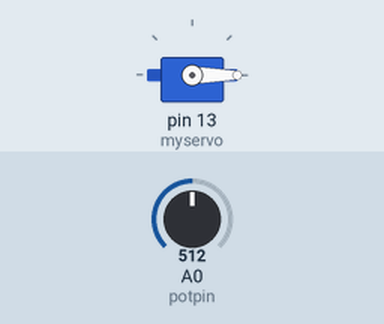
Simulated run of this sketch. Board: Arduino Uno, built with avr-gcc and run on an emulated ATmega328P. Shown: servo. The inputs (shaded band) are chosen by the test bench; at power-on: A0 (potpin) = 512.

Above: at 0.1 s.
At 9.3 s:
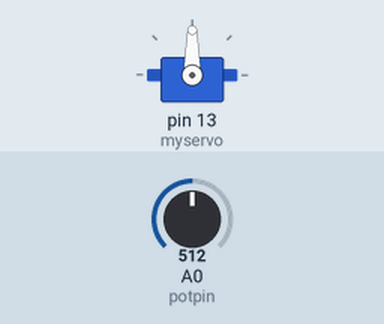
At 18.5 s:
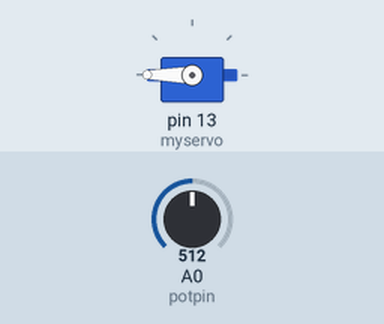
At 35.4 s:
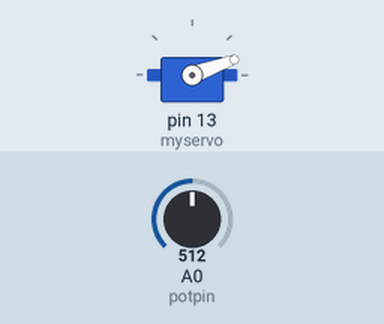
Timing chart, 0 to 40.0 s (numbered marks = the images above):
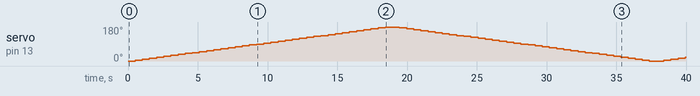

The sketch:

sketch_project06_fun.ino
```cpp
/*
Arduino Training Series by UniKidz
Robotic Programming Your Engineer
This code can be downloaded from https://github.com/efadzli/arduino_beginners
*/

#include <Servo.h>
Servo myservo;
int pos = 0;
int potpin = A0;
int timer = 0;

void setup() {
  myservo.attach(13);
  pinMode(potpin, INPUT);
}

void loop() {
  timer = analogRead(potpin);
  for(pos=0; pos<=180; pos+=5){
    myservo.write(pos);
    delay(timer);
  }

  for(pos=180; pos>=0; pos-=5){
    myservo.write(pos);
    delay(timer);
  }
}
```

Measured:
- by itself, servo on pin 13 (myservo): 0° → 5° at 0.51 s, → 10° 0.51 s later, → 15° 0.51 s later, → 20° 0.51 s later, … (76 changes in this stretch)
